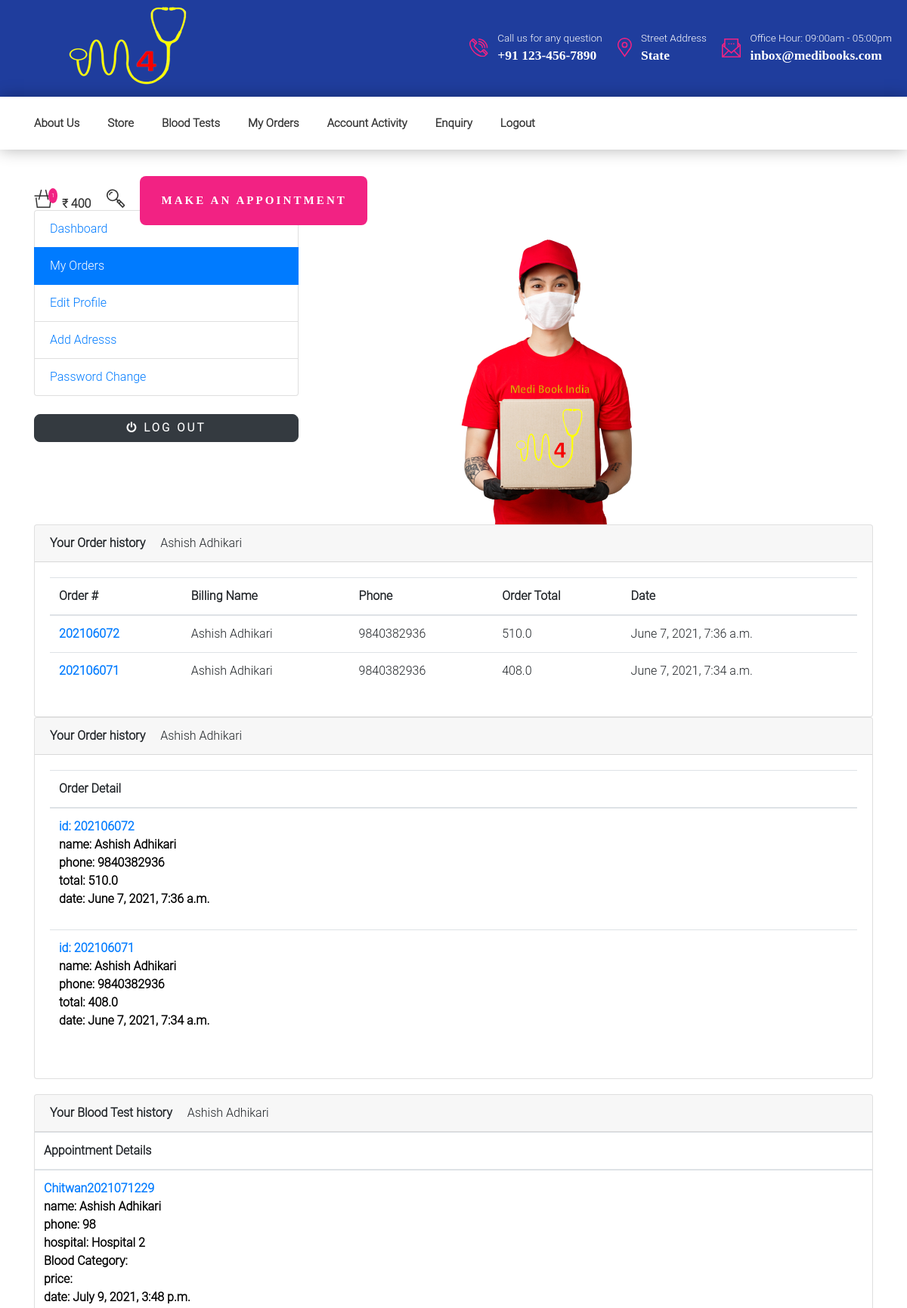
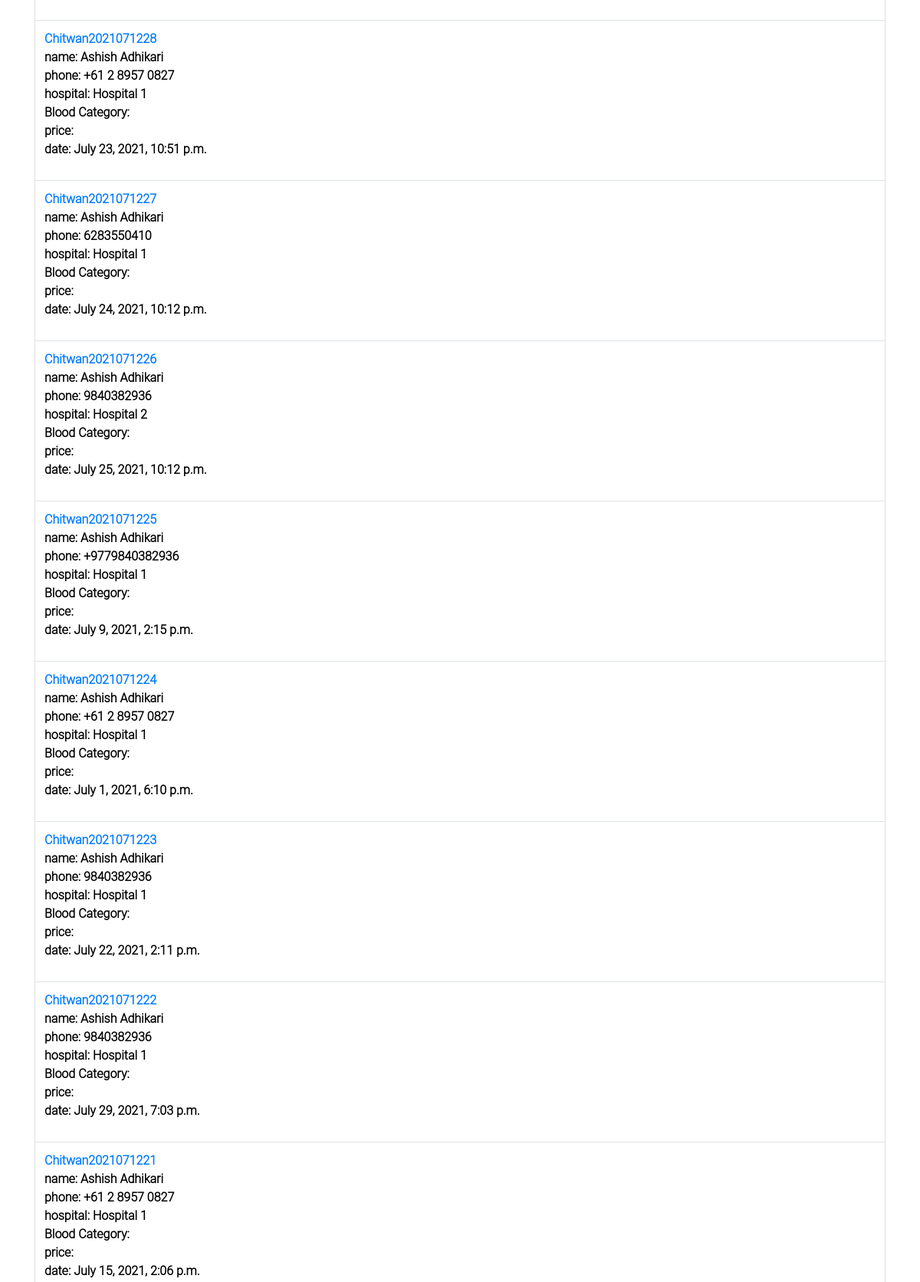
The app's page /accounts/my_orders/ (signed in, upper part) with its own data (2 pictures, top to bottom).
### accounts/models.py (models this page shows, shortened)
class Account(AbstractBaseUser):
    first_name  = models.CharField(max_length=50)
    last_name   = models.CharField(max_length=50)
    username    = models.CharField(max_length=50, unique=True)
    email       = models.CharField(max_length=50, unique=True)
    date_joined      = models.DateTimeField(auto_now_add = True)
    last_joined      = models.DateTimeField(auto_now_add = True)
    is_admin         = models.BooleanField(default=False)
    is_staff         = models.BooleanField(default=False)
    is_active        = models.BooleanField(default=False)
    is_superadmin    = models.BooleanField(default=False)
    USERNAME_FIELD = 'email'
    REQUIRED_FIELDS = ['username', 'first_name', 'last_name']
    objects = MyAccountManager()
    def full_name(self):
        return f'{self.first_name} {self.last_name}'

### orders/models.py (models this page shows, shortened)
class Order(models.Model):
    STATUS ={
        ('New','New'),
        ('Accepted', 'Accepted'),
        ('Completed', 'Completed'),
        ('Cancelled', 'Cancelled'),
    }
    user = models.ForeignKey(Account, on_delete=models.SET_NULL,blank=True, null=True)
    payment = models.ForeignKey(Payment, on_delete=models.SET_NULL, blank=True, null=True)
    order_number = models.CharField(max_length=20)
    first_name = models.CharField(max_length=50)
    last_name = models.CharField(max_length=50)
    phone = models.CharField(max_length=15)
    email = models.EmailField(max_length=50)
    address_line_1 = models.CharField(max_length=50)
    address_line_2 = models.CharField(max_length=50, blank=True)
    country = models.CharField(max_length=50)
    city = models.CharField(max_length=50)
    state = models.ForeignKey(AddState, on_delete=models.SET_NULL,blank=True, null=True)
    order_note = models.CharField(max_length=100, blank=True)
    order_total =models.FloatField()
    tax=models.FloatField()
    status = models.CharField(max_length=10, choices=STATUS, default='New')
    ip = models.CharField(blank=True, max_length=20)
    is_ordered = models.BooleanField(default=False)
    created_at = models.DateTimeField(auto_now_add=True)
    updated_at = models.DateTimeField(auto_now=True)
    checked_and_ready_for_shipping = models.BooleanField(default=False, null=True)
    delivery_guy_checked = models.BooleanField(default=False, null=True)
    order_recieved_by_client = models.BooleanField(default=False, null=True)
    def get_full_name(self):
        return f'{self.first_name} {self.last_name}'

### store/models.py (models this page shows, shortened)
class Appointments(models.Model):
    report = models.FileField(blank=True, null=True)
    user = models.ForeignKey(Account, on_delete=models.SET_NULL, null=True)
    hospital = models.ForeignKey(Hospital, on_delete=models.SET_NULL, null=True)
    total_amount = models.IntegerField(blank=True, null=True)
    blood_category = models.TextField(max_length=1000, blank=True, null=True)
    blood_category_detail = models.TextField(max_length=1000, blank=True, null=True)
    blood_category_price=models.TextField(max_length=1000, blank=True, null=True)
    appointment_number = models.CharField(max_length=20)
    first_name = models.CharField(max_length=50)
    last_name = models.CharField(max_length=50)
    phone = models.CharField(max_length=15)
    email = models.EmailField(max_length=50)
    address_line_1 = models.CharField(max_length=50)
    address_line_2 = models.CharField(max_length=50, blank=True)
    state = models.ForeignKey(AddState, on_delete=models.SET_NULL, null=True)
    city = models.CharField(max_length=50)
    date = models.DateField(blank=True, null = True)
    time = models.TimeField(blank=True, null=True)
    ip = models.CharField(blank=True, max_length=20)
    appointment_request_date = models.DateTimeField(auto_now_add=True)
    is_billed = models.BooleanField(default=False)
    vendorConfirmation = models.BooleanField(default=False, null=False)
    bloodCollected = models.BooleanField(default=False, null=False)
    bloodAnalysed = models.BooleanField(default=False, null=False)
    reportUploaded = models.BooleanField(default=False, null=False)
    'vendorConfirmation','bloodCollected','bloodAnalysed', 'reportUploaded'
    def full_name(self):
        return f'{self.first_name} {self.last_name}'

class Hospital(models.Model):
    hospital_name = models.CharField(max_length=100)
    address_line_1 = models.TextField(max_length=100)
    address_line_2 = models.CharField(max_length=50, blank=True)
    state = models.CharField(max_length=50)
    city = models.CharField(max_length=50)
    phone = models.CharField(max_length=15)
    email = models.EmailField(max_length=50)

### accounts/views.py (the view)
# urls.py: path('my_orders/', views.my_orders, name = 'my_orders'),
@login_required(login_url='login')
def my_orders(request):
    orders = Order.objects.filter(user = request.user, is_ordered = True).order_by('-created_at')
    appointments = Appointments.objects.filter(user=request.user, is_billed = True).order_by('-appointment_request_date')
    context = {
            'orders':orders,
            'appointments':appointments,
        }
    return render(request, 'accounts/my_orders.html', context)

### carts/context_processors.py (called while the page is built)
def counter(request):
    cart_count =0
    if 'admin' in request.path:
        return {}
    else:
        try:
            total = 0
            if request.user.is_authenticated:
                cart_items = CartItem.objects.all().filter(user=request.user)
            else:
                cart = Cart.objects.filter(cart_id=_cart_item(request))
                cart_items = CartItem.objects.all().filter(cart=cart[:1])
            for cart_item in cart_items:
                cart_count+=cart_item.quantity
                total += cart_item.quantity * cart_item.product.price
        except Cart.DoesNotExist:
            cart_count=0
    return dict(cart_count=cart_count, total=total)

def navCart(request):
    tax=0
    grand_total=0
    total=0
    quantity=0
    cart_items=None
    try:
        if request.user.is_authenticated:
            cart_items = CartItem.objects.filter(user=request.user, is_active=True)
        else:
            cart = Cart.objects.get(cart_id= _cart_item(request))
            cart_items = CartItem.objects.filter(cart =cart, is_active=True)
        for cart_item in cart_items:
            total+=(cart_item.product.price * cart_item.quantity)
            quantity+=cart_item.quantity
        tax= (2*total)/100
        grand_total = total+tax
    except ObjectDoesNotExist:
        pass
    context = {
        'grand_totalNAV':grand_total,
        'taxNAV':tax,
        'totalNAV': total,
        'quantityNAV': quantity,
        'cart_itemss': cart_items,
    }
    return context

### category/context_processors.py (called while the page is built)
def menu_links(request):
    links = Category.objects.all()
    return dict(links=links)

### category/models.py (called while the page is built)
    def get_url(self):
        return reverse("product_by_category", args=[self.slug])

### store/context_processors.py (called while the page is built)
def blood_category(request):
    blood_cat = BloodCategory.objects.all()
    hospitals = Hospital.objects.all()
    state_names = AddState.objects.all()
    return dict(blood_cat=blood_cat, hospitals=hospitals, state_names =state_names)

### templates/accounts/my_orders.html (shortened to what this page needs)
{%extends 'base.html'%}
{% load static %}
{%block content%}
<section class="section-conten padding-y bg" style="margin-bottom: 100px;">
    <div class="container">
        <div class="row">
            <nav class="col-4">
                <div>
                    {% include 'includes/dashboard_sidebar.html' %}
                </div>
            <br>
            <br>
            </nav>
            <div class="col-8 my-order-image">
                <img src="{%static 'base/images/or.PNG'%}" alt="" >
            </div>
        <main class="col-12 laptop-view">
            <article class="card">
            <header class="card-header">
                <strong class="d-inline-block mr-3">Your Order history</strong>
                <span>{{user.full_name}}</span>
            </header>
            <div class="card-body">
                        <table class="table table-hover">
                            <thead>
                              <tr>
                                <th scope="col">Order #</th>
                                <th scope="col">Billing Name</th>
                                <th scope="col">Phone</th>
                                <th scope="col">Order Total</th>
                                <th scope="col">Date</th>
                              </tr>
                            </thead>
                            <tbody>
                                {% if orders != False%}
                                    {% for order in orders %}
                                    <tr>
                                        <th scope="row"> <a href="{%url 'order_detail' order.order_number%}">{{order.order_number}}</a> </th>
                                        <td>{{order.get_full_name}}</td>
                                        <td>{{order.phone}}</td>
                                        <td>{{order.order_total}}</td>
                                        <td>{{order.created_at}}</td>
                                    </tr>
                                {% endfor %}
                                {%else%}
                                        <th scope="row"> <a href="">NILL</a> </th>
                                        <td>NILL</td>
                                        <td>NILL</td>
                                        <td>NILL</td>
                                        <td>NILL</td>
                                {%endif%}
                            </tbody>
                          </table>
            </div>
            </article>
        </main>
        <main class="col-12 mobile-view">
            <article class="card">
            <header class="card-header">
                <strong class="d-inline-block mr-3">Your Order history</strong>
                <span>{{user.full_name}}</span>
            </header>
            <div class="card-body">
                        <table class="table table-hover">
                            <thead>
                              <tr>
                                <th scope="col">Order Detail</th>
                              </tr>
                            </thead>
                            <tbody>
                                {% if orders != False%}
                                    {% for order in orders %}
                                    <tr>
                                        <th scope="row"> <a href="{%url 'order_detail' order.order_number%}">
                                            id: {{order.order_number}} <br>
                                            <p style="color: black;">name: {{order.get_full_name}} <br>
                                                phone: {{order.phone}} <br>
                                                total: {{order.order_total}} <br>
                                                date: {{order.created_at}}</p>
                                        </a> </th>
                                    </tr>
                                {% endfor %}
                                {%else%}
                                        <th scope="row"> <a href="">NILL</a> </th>
                                        <td>NILL</td>
                                        <td>NILL</td>
                                        <td>NILL</td>
                                {%endif%}
                            </tbody>
                          </table>
            </div>
            </article>
        </main>
        <main class="col-12 mobile-view" style="margin-top:20px;">
            <article class="card ">
                <header class="card-header">
                    <strong class="d-inline-block mr-3">Your Blood Test history</strong>
                    <span>{{user.full_name}}</span>
                </header>
            <table class="table table-hover">
                <thead>
                  <tr>
                    <th scope="col">Appointment Details</th>
                  </tr>
                </thead>
                <tbody>
                    {% if appointments != False%}
                        {% for order in appointments %}
                        <tr>
                            <th scope="row"> <a href="{%if order.report%}{{order.report.url}}{%else%}{%url 'my_orders'%}{%endif%}" target="_blank">{{order.appointment_number}}
                                <p style="color:black">  name: {{order.full_name}} <br>
                                   phone: {{order.phone}} <br>hospital: {{order.hospital.hospital_name}} <br>Blood Category: {{order.blood_category.category_name}} <br>
                                   price: {{order.blood_category.category_price}} <br>
                                date: {{order.date}}, {{order.time}}</p>
                            </a></th>
                        </tr>
                        {% endfor %}
                    {%endif%}
                </tbody>
              </table>
          </main>
    </div>
    </div>
    <br><br>
    </section>
{%endblock%}

### records on screen
Account: full_name "Ashish Adhikari"
Order: order_number "202106072", get_full_name "Ashish Adhikari", phone "9840382936", order_total "510.0", created_at "June 7, 2021, 7:36 a.m."
Order: order_number "202106071", get_full_name "Ashish Adhikari", phone "9840382936", order_total "408.0", created_at "June 7, 2021, 7:34 a.m."
Appointments: appointment_number "Chitwan2021071229", full_name "Ashish Adhikari", phone "98", hospital.hospital_name "Hospital 2", date "July 9, 2021", time "3:48 p.m."
Appointments: appointment_number "Chitwan2021071228", full_name "Ashish Adhikari", phone "+61 2 8957 0827", hospital.hospital_name "Hospital 1", date "July 23, 2021", time "10:51 p.m."
Appointments: appointment_number "Chitwan2021071227", full_name "Ashish Adhikari", phone "6283550410", hospital.hospital_name "Hospital 1", date "July 24, 2021", time "10:12 p.m."
Appointments: appointment_number "Chitwan2021071226", full_name "Ashish Adhikari", phone "9840382936", hospital.hospital_name "Hospital 2", date "July 25, 2021", time "10:12 p.m."
Appointments: appointment_number "Chitwan2021071225", full_name "Ashish Adhikari", phone "+9779840382936", hospital.hospital_name "Hospital 1", date "July 9, 2021", time "2:15 p.m."
Appointments: appointment_number "Chitwan2021071224", full_name "Ashish Adhikari", phone "+61 2 8957 0827", hospital.hospital_name "Hospital 1", date "July 1, 2021", time "6:10 p.m."
Appointments: appointment_number "Chitwan2021071223", full_name "Ashish Adhikari", phone "9840382936", hospital.hospital_name "Hospital 1", date "July 22, 2021", time "2:11 p.m."
Appointments: appointment_number "Chitwan2021071222", full_name "Ashish Adhikari", phone "9840382936", hospital.hospital_name "Hospital 1", date "July 29, 2021", time "7:03 p.m."
Appointments: appointment_number "Chitwan2021071221", full_name "Ashish Adhikari", phone "+61 2 8957 0827", hospital.hospital_name "Hospital 1", date "July 15, 2021", time "2:06 p.m."

### other values on screen
{{ cart_count }} "1"
{{ total }} "400"
